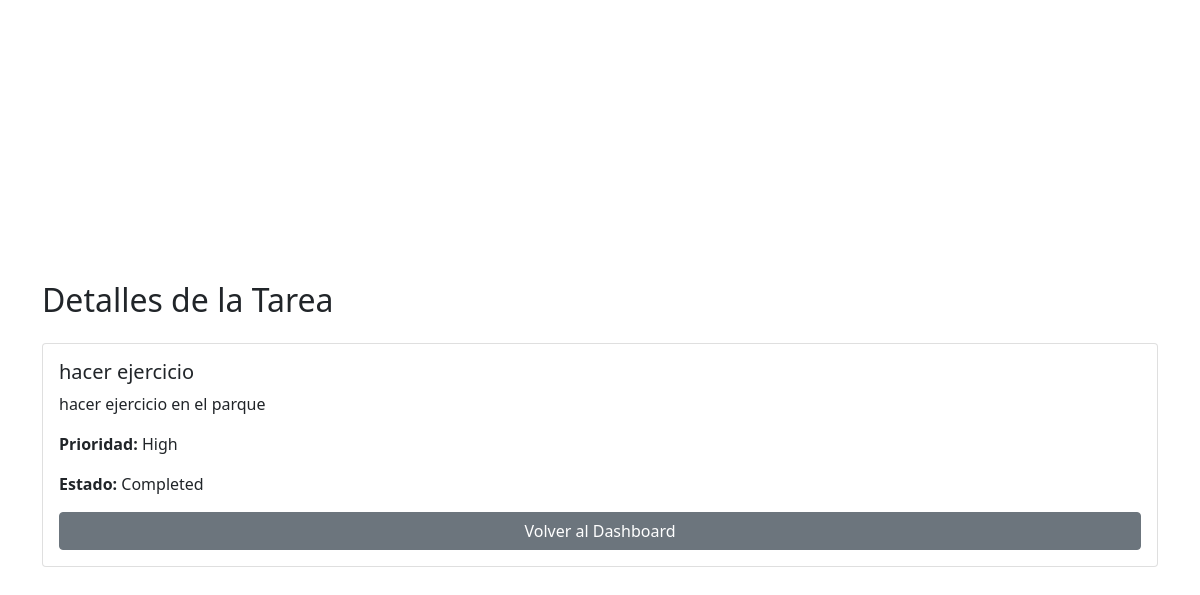
/task_detail.php?id=2 (signed in), run on the app's committed database.
### tables this page shows
CREATE TABLE `tasks` (
  `id` int(11) NOT NULL AUTO_INCREMENT,
  `title` varchar(255) NOT NULL,
  `description` text DEFAULT NULL,
  `priority` enum('low','medium','high') NOT NULL,
  `status` enum('pending','completed') DEFAULT 'pending',
  `user_id` int(11) NOT NULL,
  PRIMARY KEY (`id`),
  KEY `user_id` (`user_id`),
  CONSTRAINT `tasks_ibfk_1` FOREIGN KEY (`user_id`) REFERENCES `users` (`id`)
);

### task_detail.php (the view, shortened to what this page needs)
<?php
include 'db.php';
$task_id = $_GET['id'] ?? null;
$user_id = $_SESSION['user']['id'];
$query = "SELECT * FROM tasks WHERE id = $task_id AND user_id = $user_id";
$result = mysqli_query($conn, $query);
$task = mysqli_fetch_assoc($result);
include 'templates/header.php';
?>
<div class="container mt-5">
    <h2 class="mb-4">Detalles de la Tarea</h2>
    <div class="card">
        <div class="card-body">
            <h5 class="card-title"><?php echo $task['title']; ?></h5>
            <p class="card-text"><?php echo $task['description']; ?></p>
            <p><strong>Prioridad:</strong> <?php echo ucfirst($task['priority']); ?></p>
            <p><strong>Estado:</strong> <?php echo ucfirst($task['status']); ?></p>
            <a href="dashboard.php" class="btn btn-secondary">Volver al Dashboard</a>
        </div>
    </div>
</div>
<?php
include 'templates/footer.php';
?>

### css/styles.css (style rules this page uses)
.card { height: 100%; display: flex; flex-direction: column; justify-content: space-between; }
.card-body { display: flex; flex-direction: column; justify-content: space-between; }
.card { height: 100%; }

### data on the page
tasks: title "hacer ejercicio", description "hacer ejercicio en el parque", priority "High", status "Completed"
